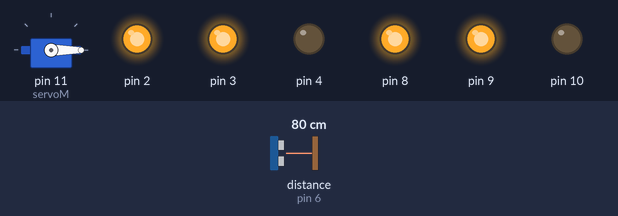
A sketch run on a simulated Arduino Uno, built with avr-gcc and run on an emulated ATmega328P. On the bench: servo, output pins drawn as LEDs (lit = HIGH). Wiring (inferred from the names in the program): ultrasonic range finder: trigger pin 7; echo pin 6. The test bench sets the inputs (shaded band); at power-on: distance to the obstacle (sensor on pin 6) 80 cm. The echo pulse lasts 58.3 µs per cm; pins used as bus, display or sensor lines are not drawn.

Above: at 4.2 s.
4.3 s: distance to the obstacle (sensor on pin 6) set to 23 cm
8.8 s: distance to the obstacle (sensor on pin 6) set to 18 cm
At 11.5 s:
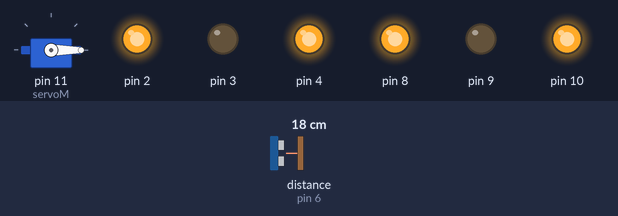
14.5 s: distance to the obstacle (sensor on pin 6) set to 35 cm
At 15.06 s:
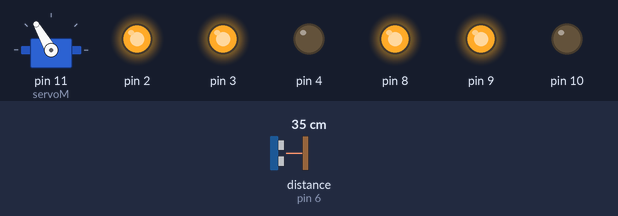
18.0 s: distance to the obstacle (sensor on pin 6) set to 2 cm
At 21.62 s:
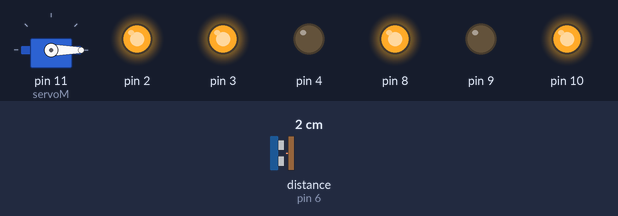
Timing chart, 0 to 24.0 s (numbered marks = the images above; inputs shaded):
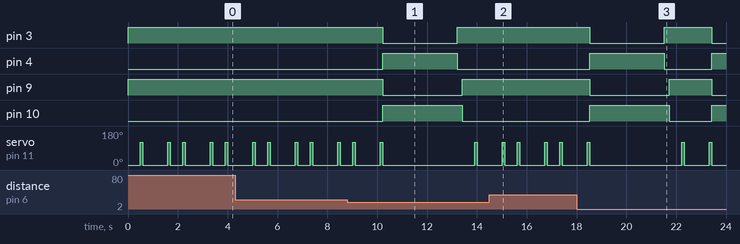

The sketch:

project.ino
```cpp
#define ACTIVATE_MOTOR1 2
#define INPUT_MOTOR1 3
#define INPUT2_MOTOR1 4

#define ACTIVATE_MOTOR2 8
#define INPUT_MOTOR2 9
#define INPUT2_MOTOR2 10

#define TrigPin 7
#define EchoPin 6

#include <Servo.h>

Servo servoM;

void initializeMotor(int activationPin, int pin1, int pin2)
{
    pinMode(activationPin, OUTPUT);
    pinMode(pin1, OUTPUT);
    pinMode(pin2, OUTPUT);

    digitalWrite(activationPin, HIGH);
}
void runMotor(int pin1, int pin2, bool clockwise = true)
{
    if (clockwise) {
        // Run the motor clockwise
        digitalWrite(pin1, HIGH);
        digitalWrite(pin2, LOW);
    } else {
        // Run the motor counter-clockwise
        digitalWrite(pin1, LOW);
        digitalWrite(pin2, HIGH);
    }
}
void setup()
{
    pinMode(EchoPin, INPUT);
    pinMode(TrigPin, OUTPUT);
    servoM.attach(11);
    servoM.write(0);
    initializeMotor(ACTIVATE_MOTOR1, INPUT_MOTOR1, INPUT2_MOTOR1);
    initializeMotor(ACTIVATE_MOTOR2, INPUT_MOTOR2, INPUT2_MOTOR2);
}
void servo(){
  servoM.write(120);
  delay(100);
  servoM.write(0);
}
void Trig(){
  digitalWrite(TrigPin, LOW);
  delayMicroseconds(2);
  digitalWrite(TrigPin, HIGH);
  delayMicroseconds(10);
  digitalWrite(TrigPin, LOW);
}

void left(){
  runMotor(INPUT_MOTOR1, INPUT2_MOTOR1, true);
  runMotor(INPUT_MOTOR2, INPUT2_MOTOR2, false);
}

void right(){
  runMotor(INPUT_MOTOR1, INPUT2_MOTOR1, false);
  runMotor(INPUT_MOTOR2, INPUT2_MOTOR2, true);
}

void forward(){
  runMotor(INPUT_MOTOR1, INPUT2_MOTOR1, true);
  runMotor(INPUT_MOTOR2, INPUT2_MOTOR2, true);
}

void backward(){
  runMotor(INPUT_MOTOR1, INPUT2_MOTOR1, false);
  runMotor(INPUT_MOTOR2, INPUT2_MOTOR2, false);
}
void loop()
{
    forward();
   delay(500);
    servo();
   delay(500);
    forward();
    delay(500);
    servo();
    Trig();

    int  distance;
    int duration;
    duration = pulseIn(EchoPin, HIGH);
    distance = duration*0.034/2;

  if(distance >= 20){

      forward();
    }
  else{
    backward();
    delay(3000);
    left();
    delay(200);
    forward();
    }
}
```

Measured:
- the behaviour switches between 21 and 20 cm on distance to the obstacle (sensor on pin 6) (found by bisection; images 0 and 1)
- after the input at 8.8 s, pin 3: HIGH → LOW after 1.4 s, → HIGH 3.0 s later; pin 4: LOW → HIGH after 1.4 s, → LOW 3.0 s later; pin 9: HIGH → LOW after 1.4 s, → HIGH 3.2 s later; pin 10: LOW → HIGH after 1.4 s, → LOW 3.2 s later
- after the input at 14.5 s, pin 3, pin 9: stays HIGH (without the input it goes to LOW after 0.62 s); pin 4, pin 10: stays LOW (without the input it goes to HIGH after 0.62 s)
- after the input at 18.0 s, pin 3: HIGH → LOW after 0.53 s, → HIGH 3.0 s later, → LOW 1.9 s later; pin 4: LOW → HIGH after 0.53 s, → LOW 3.0 s later, → HIGH 1.9 s later; pin 9: HIGH → LOW after 0.53 s, → HIGH 3.2 s later, → LOW 1.7 s later; pin 10: LOW → HIGH after 0.53 s, → LOW 3.2 s later, → HIGH 1.7 s later
